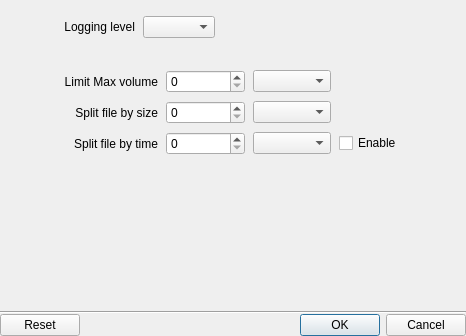
<?xml version="1.0" encoding="UTF-8"?>
<ui version="4.0">
 <class>LogSettingsDialog</class>
 <widget class="QDialog" name="LogSettingsDialog">
  <property name="geometry">
   <rect>
    <x>0</x>
    <y>0</y>
    <width>466</width>
    <height>336</height>
   </rect>
  </property>
  <layout class="QVBoxLayout" name="verticalLayout">
   <property name="spacing">
    <number>0</number>
   </property>
   <property name="leftMargin">
    <number>0</number>
   </property>
   <property name="topMargin">
    <number>0</number>
   </property>
   <property name="rightMargin">
    <number>0</number>
   </property>
   <property name="bottomMargin">
    <number>0</number>
   </property>
   <item>
    <widget class="nx::vms::client::desktop::Panel" name="widget" native="true">
     <layout class="QHBoxLayout" name="horizontalLayout">
      <property name="spacing">
       <number>8</number>
      </property>
      <property name="leftMargin">
       <number>64</number>
      </property>
      <property name="topMargin">
       <number>16</number>
      </property>
      <property name="rightMargin">
       <number>64</number>
      </property>
      <property name="bottomMargin">
       <number>16</number>
      </property>
      <item>
       <widget class="QLabel" name="loggingLevelLabel">
        <property name="text">
         <string>Logging level</string>
        </property>
        <property name="alignment">
         <set>Qt::AlignRight|Qt::AlignTrailing|Qt::AlignVCenter</set>
        </property>
       </widget>
      </item>
      <item>
       <widget class="QComboBox" name="loggingLevel"/>
      </item>
      <item>
       <spacer name="horizontalSpacer">
        <property name="orientation">
         <enum>Qt::Horizontal</enum>
        </property>
        <property name="sizeHint" stdset="0">
         <size>
          <width>40</width>
          <height>20</height>
         </size>
        </property>
       </spacer>
      </item>
     </layout>
    </widget>
   </item>
   <item>
    <widget class="QWidget" name="widget_2" native="true">
     <layout class="QGridLayout" name="gridLayout">
      <property name="leftMargin">
       <number>64</number>
      </property>
      <property name="topMargin">
       <number>16</number>
      </property>
      <property name="rightMargin">
       <number>64</number>
      </property>
      <property name="bottomMargin">
       <number>16</number>
      </property>
      <property name="spacing">
       <number>8</number>
      </property>
      <item row="0" column="1">
       <widget class="QSpinBox" name="maxVolumeValue">
        <property name="maximum">
         <number>10240</number>
        </property>
       </widget>
      </item>
      <item row="1" column="2">
       <widget class="QComboBox" name="splitBySizeUnits"/>
      </item>
      <item row="1" column="0">
       <widget class="QLabel" name="splitBySizeLabel">
        <property name="text">
         <string>Split file by size</string>
        </property>
        <property name="alignment">
         <set>Qt::AlignRight|Qt::AlignTrailing|Qt::AlignVCenter</set>
        </property>
       </widget>
      </item>
      <item row="2" column="0">
       <widget class="QLabel" name="splitByTimeLabel">
        <property name="text">
         <string>Split file by time</string>
        </property>
        <property name="alignment">
         <set>Qt::AlignRight|Qt::AlignTrailing|Qt::AlignVCenter</set>
        </property>
       </widget>
      </item>
      <item row="2" column="1">
       <widget class="QSpinBox" name="splitByTimeValue">
        <property name="maximum">
         <number>10000</number>
        </property>
       </widget>
      </item>
      <item row="2" column="2">
       <widget class="QComboBox" name="splitByTimeUnits"/>
      </item>
      <item row="0" column="2">
       <widget class="QComboBox" name="maxVolumeUnits"/>
      </item>
      <item row="1" column="1">
       <widget class="QSpinBox" name="splitBySizeValue">
        <property name="maximum">
         <number>10240</number>
        </property>
       </widget>
      </item>
      <item row="2" column="3">
       <widget class="QCheckBox" name="splitByTimeChechBox">
        <property name="text">
         <string>Enable</string>
        </property>
       </widget>
      </item>
      <item row="0" column="0">
       <widget class="QLabel" name="maxVolumeLabel">
        <property name="text">
         <string>Limit Max volume</string>
        </property>
        <property name="alignment">
         <set>Qt::AlignRight|Qt::AlignTrailing|Qt::AlignVCenter</set>
        </property>
       </widget>
      </item>
      <item row="0" column="3">
       <widget class="nx::vms::client::desktop::HintButton" name="maxVolumeHint" native="true">
        <property name="sizePolicy">
         <sizepolicy hsizetype="Fixed" vsizetype="Fixed">
          <horstretch>0</horstretch>
          <verstretch>0</verstretch>
         </sizepolicy>
        </property>
       </widget>
      </item>
      <item row="1" column="3">
       <widget class="nx::vms::client::desktop::HintButton" name="splitBySizeHint" native="true">
        <property name="sizePolicy">
         <sizepolicy hsizetype="Fixed" vsizetype="Fixed">
          <horstretch>0</horstretch>
          <verstretch>0</verstretch>
         </sizepolicy>
        </property>
       </widget>
      </item>
     </layout>
    </widget>
   </item>
   <item>
    <spacer name="verticalSpacer">
     <property name="orientation">
      <enum>Qt::Vertical</enum>
     </property>
     <property name="sizeHint" stdset="0">
      <size>
       <width>20</width>
       <height>40</height>
      </size>
     </property>
    </spacer>
   </item>
   <item>
    <widget class="nx::vms::client::desktop::AlertBar" name="performanceWarning" native="true"/>
   </item>
   <item>
    <widget class="nx::vms::client::desktop::PromoBar" name="detailsWarning" native="true"/>
   </item>
   <item>
    <widget class="Line" name="line">
     <property name="orientation">
      <enum>Qt::Horizontal</enum>
     </property>
    </widget>
   </item>
   <item>
    <widget class="QDialogButtonBox" name="buttonBox">
     <property name="standardButtons">
      <set>QDialogButtonBox::Cancel|QDialogButtonBox::Ok|QDialogButtonBox::Reset</set>
     </property>
    </widget>
   </item>
  </layout>
 </widget>
 <customwidgets>
  <customwidget>
   <class>nx::vms::client::desktop::HintButton</class>
   <extends>QWidget</extends>
   <header location="global">nx/vms/client/desktop/common/widgets/hint_button.h</header>
  </customwidget>
  <customwidget>
   <class>nx::vms::client::desktop::Panel</class>
   <extends>QWidget</extends>
   <header location="global">nx/vms/client/desktop/common/widgets/panel.h</header>
   <container>1</container>
  </customwidget>
  <customwidget>
   <class>nx::vms::client::desktop::PromoBar</class>
   <extends>QWidget</extends>
   <header location="global">nx/vms/client/desktop/common/widgets/control_bars.h</header>
   <container>1</container>
  </customwidget>
  <customwidget>
   <class>nx::vms::client::desktop::AlertBar</class>
   <extends>QWidget</extends>
   <header location="global">nx/vms/client/desktop/common/widgets/control_bars.h</header>
   <container>1</container>
  </customwidget>
 </customwidgets>
 <resources/>
 <connections/>
</ui>
